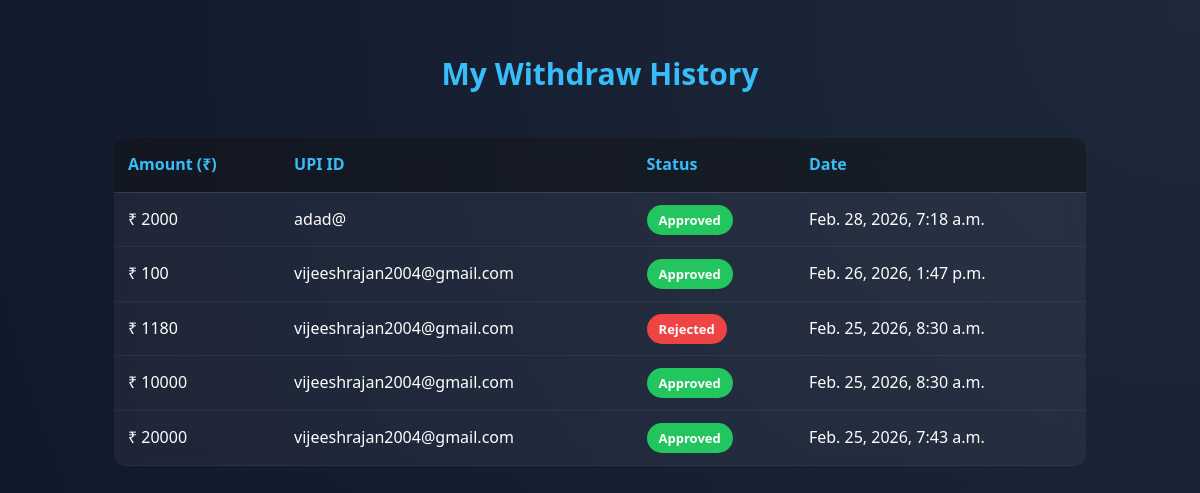
The page /withdraw-history/ (signed in) on the database its author committed.
### skillapp/models.py (models this page shows, shortened)
class WithdrawRequest(models.Model):
    STATUS_CHOICES = (
        ("Pending", "Pending"),
        ("Approved", "Approved"),
        ("Rejected", "Rejected"),
    )
    user = models.ForeignKey(User, on_delete=models.CASCADE)
    amount = models.IntegerField()
    upi_id = models.CharField(max_length=100)
    status = models.CharField(max_length=20, choices=STATUS_CHOICES, default="Pending")
    created_at = models.DateTimeField(auto_now_add=True)

### skillapp/views.py (the view)
# urls.py: path("withdraw-history/", views.withdraw_history, name="withdraw_history"),
@login_required
def withdraw_history(request):
    history = WithdrawRequest.objects.filter(
        user=request.user
    ).order_by("-created_at")
    return render(request, "withdraw_history.html", {"history": history})

### skillapp/templates/withdraw_history.html (shortened to what this page needs)
{% load static %}
<!DOCTYPE html>
<html>
<head>
    <link rel="stylesheet" href="{% static 'style.css' %}">
</head>
<body>
<section class="section">
    <h2 style="text-align:center;">My Withdraw History</h2>
    <div class="admin-container">
        <table class="admin-table">
            <thead>
                <tr>
                    <th>Amount (₹)</th>
                    <th>UPI ID</th>
                    <th>Status</th>
                    <th>Date</th>
                </tr>
            </thead>
            <tbody>
                {% for item in history %}
                <tr>
                    <td>₹ {{ item.amount }}</td>
                    <td>{{ item.upi_id }}</td>
                    <td>
                        <span class="badge
                            {% if item.status == 'Approved' %}success
                            {% elif item.status == 'Rejected' %}danger
                            {% else %}warning{% endif %}">
                            {{ item.status }}
                        </span>
                    </td>
                    <td>{{ item.created_at }}</td>
                </tr>
                {% empty %}
                <tr>
                    <td colspan="4" style="text-align:center;">No withdraw history</td>
                </tr>
                {% endfor %}
            </tbody>
        </table>
    </div>
</section>
</body>
</html>

### skillapp/static/style.css (style rules this page uses)
* { margin: 0; padding: 0; box-sizing: border-box; }
body { font-family: 'Segoe UI', sans-serif; min-height: 100vh; display: flex; flex-direction: column; color: white; background: linear-gradient(135deg, #0f2027, #203a43, #2c5364); }
:root { --primary: #38bdf8; --primary-dark: #0ea5e9; --bg-dark: #0f172a; --glass: rgba(255, 255, 255, 0.03); --glass-border: rgba(255, 255, 255, 0.1); }
body { background: radial-gradient(circle at top right, #1e293b, #0f172a); color: #f1f5f9; line-height: 1.6; }
.section { padding: 100px 10% 50px; }
.section h2 { font-size: 2.5rem; font-weight: 700; margin-bottom: 50px; text-align: center; }
.section { flex: 1; padding: 50px 60px; }
.section h2 { font-size: 30px; font-weight: 700; margin-bottom: 35px; color: #38bdf8; }
.admin-container { width: 90%; margin: 40px auto; }
.admin-table { width: 100%; border-collapse: collapse; background: rgba(255, 255, 255, 0.05); border-radius: 12px; overflow: hidden; backdrop-filter: blur(10px); }
.admin-table thead { background: rgba(0, 0, 0, 0.4); }
.admin-table th { padding: 14px; text-align: left; font-weight: 600; color: #38bdf8; border-bottom: 1px solid rgba(255,255,255,0.1); }
.admin-table td { padding: 14px; border-bottom: 1px solid rgba(255,255,255,0.05); color: white; }
.badge { padding: 6px 12px; border-radius: 20px; font-size: 13px; font-weight: 600; }
.badge.success { background: #22c55e; color: white; }
.badge.danger { background: #ef4444; color: white; }

### rows shown on the page
WithdrawRequest: amount "2000", upi_id "adad@", status "Approved", created_at "Feb. 28, 2026, 7:18 a.m."
WithdrawRequest: amount "100", upi_id "vijeeshrajan2004@gmail.com", status "Approved", created_at "Feb. 26, 2026, 1:47 p.m."
WithdrawRequest: amount "1180", upi_id "vijeeshrajan2004@gmail.com", status "Rejected", created_at "Feb. 25, 2026, 8:30 a.m."
WithdrawRequest: amount "10000", upi_id "vijeeshrajan2004@gmail.com", status "Approved", created_at "Feb. 25, 2026, 8:30 a.m."
WithdrawRequest: amount "20000", upi_id "vijeeshrajan2004@gmail.com", status "Approved", created_at "Feb. 25, 2026, 7:43 a.m."
